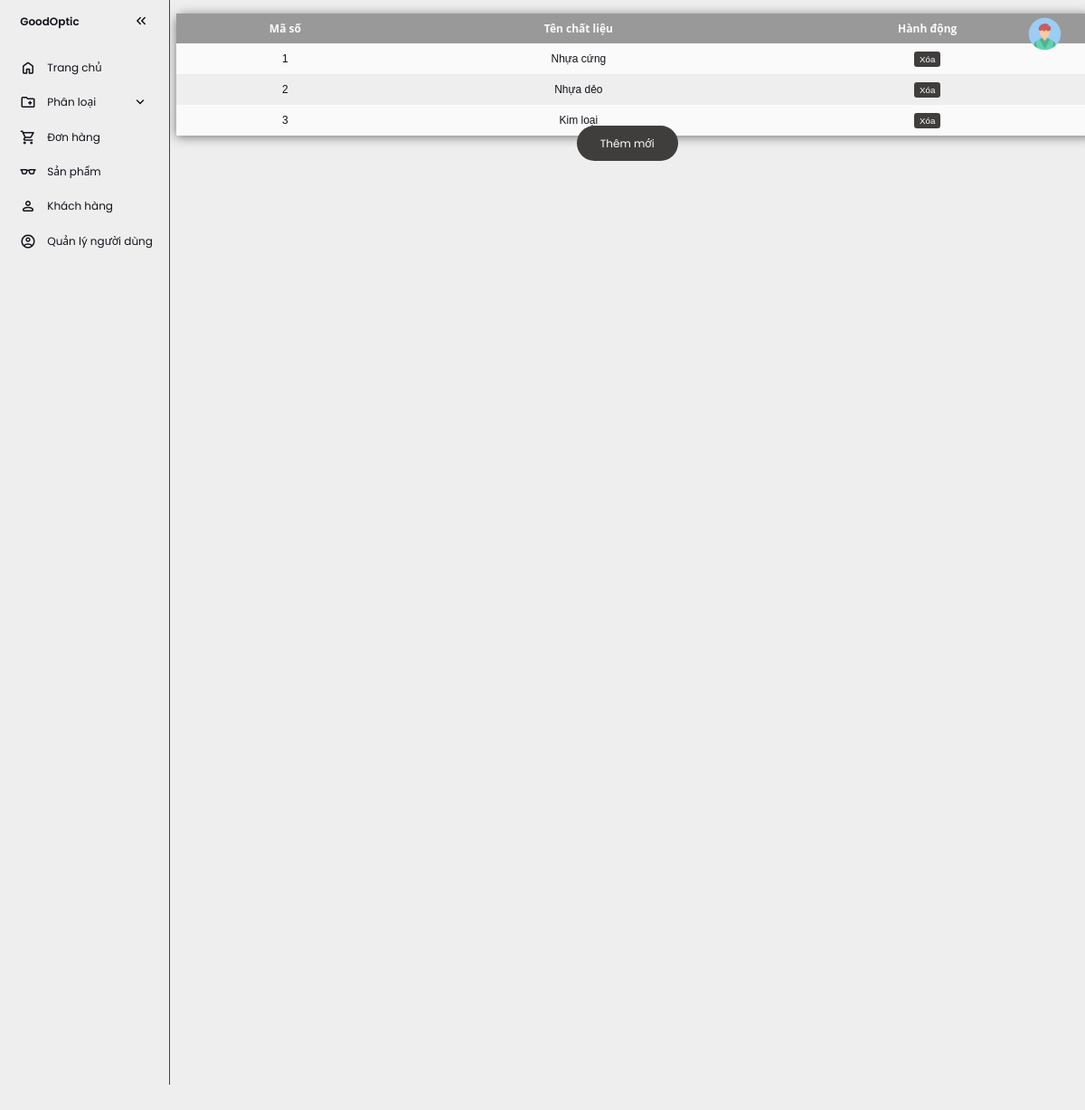
Screenshot of /admin/viewMaterial.php (signed in) with the database file from the repository.
### tables this page shows
CREATE TABLE `Material` (
  `material_id` bigint(20) UNSIGNED NOT NULL,
  `material_name` varchar(255) NOT NULL,
  `slug` varchar(255) NOT NULL,
  `status` enum('Active','Inactive') NOT NULL,
  `created_at` datetime NOT NULL DEFAULT current_timestamp(),
  `updated_at` datetime NOT NULL DEFAULT current_timestamp() ON UPDATE current_timestamp()
);

### admin/viewMaterial.php (the view, shortened to what this page needs)
<?php include "./header.php"; ?>
<?php include "./sidebar.php"; ?>
<div>
  <table class="table ">
    <thead>
      <tr>
        <th class="text-center">Mã số</th>
        <th class="text-center">Tên chất liệu</th>
        <th class="text-center" colspan="2">Hành động</th>
      </tr>
    </thead>
    <?php
    include_once "./config/dbconnect.php";
    $sql = "SELECT * from Material";
    $result = $conn->query($sql);
    $count = 1;
    if ($result->num_rows > 0) {
      while ($row = $result->fetch_assoc()) {
    ?>
        <tr>
          <td><?= $count ?></td>
          <td><?= $row["material_name"] ?></td>
          <td><a class="btn-delete"
              href="phanloai/chatlieu/deleteMaterial.php?id=<?= $row['material_id'] ?>"
              onclick="return confirm('Bạn chắc chắn xóa mục này?');">Xóa</a></td>
        </tr>
    <?php
        $count = $count + 1;
      }
    }
    ?>
  </table>
  <div class="box">
    <a class="button" href="#divOne">Thêm mới</a>
  </div>
</div>
<?php include "./footer.php"; ?>

### admin/css/style.css (style rules this page uses)
:root { --base-clr: #EEEEEE; --line-clr: #42434a; --hover-clr: #FFCCCC; --text-clr: #11121a; --accent-clr: #11121a; --secondary-text-clr: #b0b3c1; }
* { margin: 0; padding: 0; }
html { font-family: Poppins, 'Segoe UI', Tahoma, Geneva, Verdana, sans-serif; line-height: 1.5rem; }
table { width: 100%; border-collapse: collapse; border-spacing: 0; box-shadow: 0 2px 15px rgba(64, 64, 64, .7); border-radius: 12px 12px 0 0; margin-top: 20px; margin-left: 10px; }
td, th { padding: 10px 16px; text-align: center; }
th { background-color: #999999; color: #fafafa; font-family: 'Open Sans', Sans-serif; font-weight: bold; }
tr { width: 100%; background-color: #fafafa; font-family: 'Montserrat', sans-serif; }
tr:nth-child(even) { background-color: #eeeeee; }
div { align-items: center; justify-content: center; }
.box { text-align: center; }
.button { font-size: 1em; padding: 15px 35px; color: #fff; text-decoration: none; cursor: pointer; transition: all 0.3s ease-out; background: #403e3d; border-radius: 50px; }
.btn-edit, .btn-delete { padding: 4px 8px; font-size: 13px; border-radius: 4px; background: #403e3d; transition: all 0.3s ease-out; text-decoration: none; color: #fff; }

### rows the page displays
material: material_name "Nhựa cứng"
material: material_name "Nhựa dẻo"
material: material_name "Kim loại"
